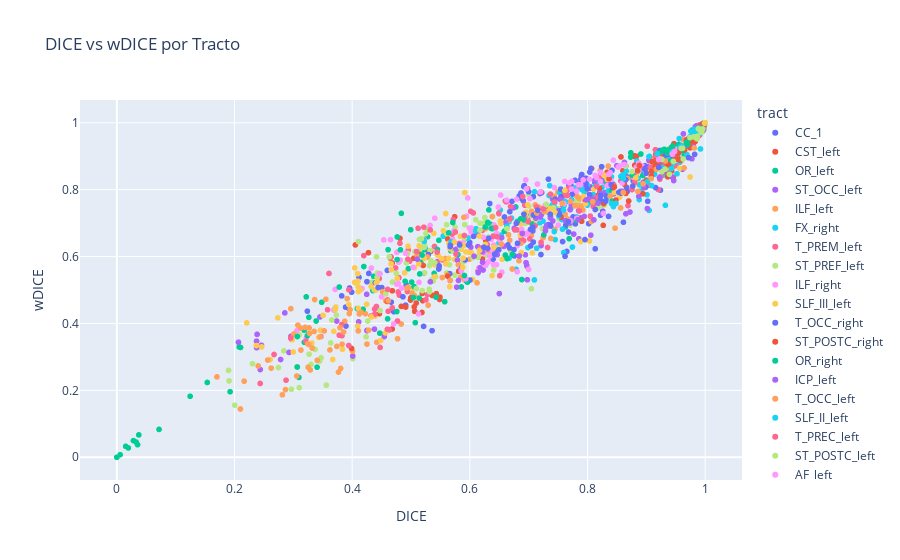

Notebook cell for this chart:
### Code cell
# Importar las bibliotecas necesarias
import pandas as pd
import matplotlib.pyplot as plt
import seaborn as sns
import plotly.express as px

# Cargar el archivo CSV
file_path = '/app/resultados/results_HCP_105_without_CC_GCNEncoder_v2_v2.csv'  # Ajusta la ruta según sea necesario
df = pd.read_csv(file_path)

# Mostrar las primeras filas del dataframe
df.head()

# Configuración de estilos
sns.set(style="whitegrid")

# Función para crear gráficos de barras por métrica a nivel de sujeto
def plot_subject_level_metrics(df, metric):
    plt.figure(figsize=(14, 8))
    sns.barplot(x='subject_id', y=metric, data=df, ci=None)
    plt.xticks(rotation=90)
    plt.title(f'{metric.capitalize()} por Sujeto')
    plt.xlabel('Sujeto')
    plt.ylabel(metric.capitalize())
    plt.show()

# Función para crear gráficos de barras por métrica a nivel de tracto
def plot_tract_level_metrics(df, metric):
    plt.figure(figsize=(14, 8))
    sns.barplot(x='tract', y=metric, data=df, ci=None)
    plt.xticks(rotation=90)
    plt.title(f'{metric.capitalize()} por Tracto')
    plt.xlabel('Tracto')
    plt.ylabel(metric.capitalize())
    plt.show()

# Función para crear gráficos de caja por métrica a nivel de conjunto de datos
def plot_dataset_level_metrics(df, metrics):
    plt.figure(figsize=(14, 8))
    sns.boxplot(data=df[metrics])
    plt.title('Distribución de Métricas a Nivel de Conjunto de Datos')
    plt.xlabel('Métrica')
    plt.ylabel('Valor')
    plt.show()

# Función para calcular y mostrar estadísticas a nivel de conjunto de datos
def dataset_statistics(df, metrics):
    stats = df[metrics].describe().transpose()
    print(stats)
    return stats

# Crear gráficos a nivel de sujeto
metrics = ['accuracy', 'precision', 'recall', 'F1', 'AUCROC']
for metric in metrics:
    plot_subject_level_metrics(df, metric)

# Crear gráficos a nivel de tracto
for metric in metrics:
    plot_tract_level_metrics(df, metric)

# Crear gráfico de caja a nivel de conjunto de datos
plot_dataset_level_metrics(df, metrics)

# Calcular y mostrar estadísticas a nivel de conjunto de datos
dataset_stats = dataset_statistics(df, metrics)

# Crear un gráfico de dispersión interactivo para DICE y wDICE a nivel de tracto
fig = px.scatter(df, x='DICE', y='wDICE', color='tract', 
                 title='DICE vs wDICE por Tracto',
                 labels={'DICE': 'DICE', 'wDICE': 'wDICE'})

fig.show()

# Crear gráfico de barras a nivel de conjunto de datos para DICE y wDICE
plt.figure(figsize=(14, 8))
sns.barplot(x='tract', y='DICE', data=df, ci=None)
plt.xticks(rotation=90)
plt.title('DICE por Tracto')
plt.xlabel('Tracto')
plt.ylabel('DICE')
plt.show()

plt.figure(figsize=(14, 8))
sns.barplot(x='tract', y='wDICE', data=df, ci=None)
plt.xticks(rotation=90)
plt.title('wDICE por Tracto')
plt.xlabel('Tracto')
plt.ylabel('wDICE')
plt.show()

# Calcular estadísticas a nivel de sujeto y tracto
subject_stats = df.groupby('subject_id')[metrics].mean()
tract_stats = df.groupby('tract')[metrics].mean()

# Mostrar estadísticas a nivel de sujeto y tracto
print("Estadísticas a nivel de sujeto:")
print(subject_stats)

print("Estadísticas a nivel de tracto:")
print(tract_stats)
